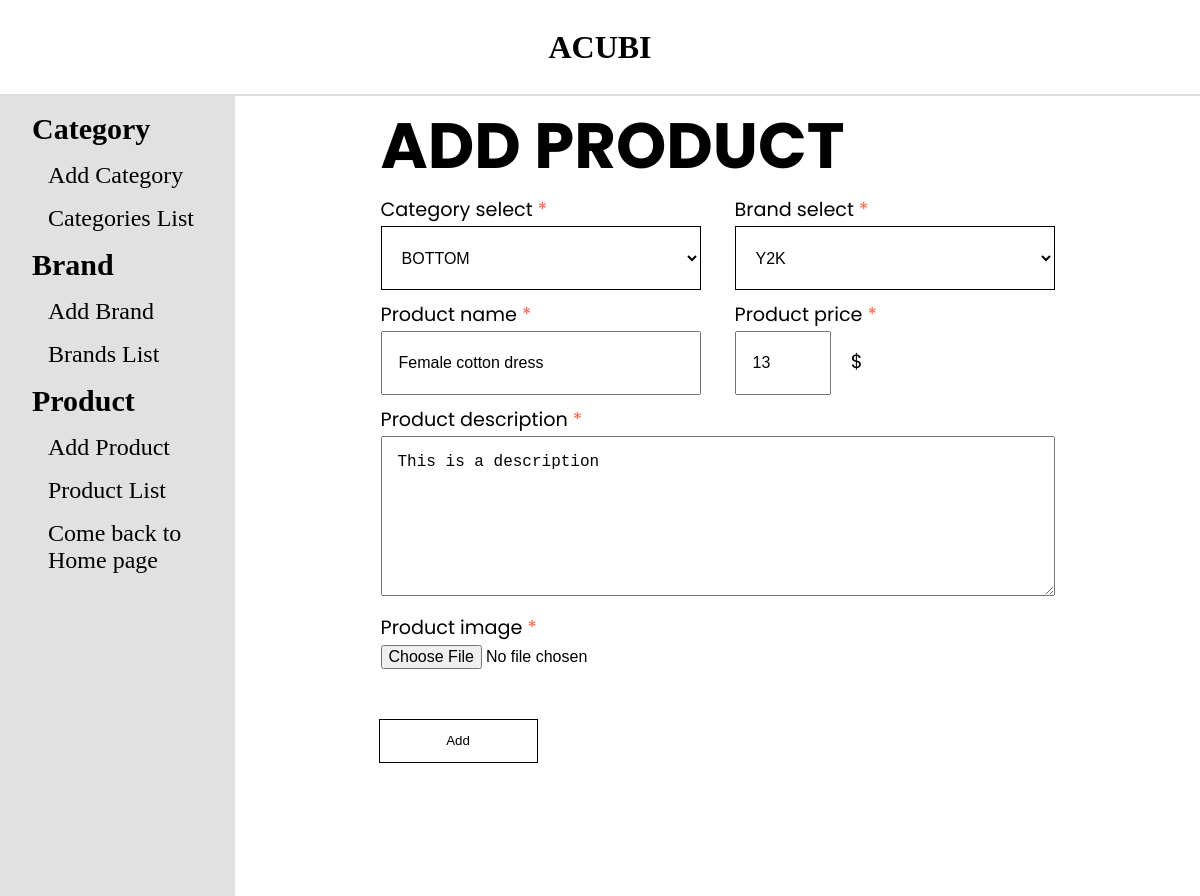
The app's page /admin/productedit.php?product_id=5 with its own data.
### tables this page shows
CREATE TABLE `tbl_product` (
  `product_id` int(11) NOT NULL,
  `category_id` int(11) NOT NULL,
  `brand_id` int(11) NOT NULL,
  `product_name` varchar(255) NOT NULL,
  `product_price` double NOT NULL,
  `product_desc` varchar(255) NOT NULL,
  `product_img` varchar(255) NOT NULL
);

### admin/database.php (called while the page is built, shortened)
<?php
class Database
{
    public $host = DB_HOST;
    public $user = DB_USER;
    public $pass = DB_PASS;
    public $dbname = DB_NAME;
    public $link;
    private function connectDB()
    {
        $this->link = new mysqli($this->host, $this->user, $this->pass, $this->dbname);
    }
    public function select($query)
    {
        $result = $this->link->query($query) or
            die($this->link->error . __LINE__);
        if ($result->num_rows > 0) {
            return $result;
        } else {
            return false;
        }
    }
}
?>

### admin/class/product_class.php (called while the page is built, shortened)
<?php
    include "database.php";
?>
<?php
class Product {
    private $db;
    public function __construct() {
        $this -> db = new Database();
    }
    public function getProduct($productId) {
        $query = "SELECT * from tbl_product WHERE product_id = '$productId'";
        $result = $this -> db -> select($query);
        return $result;
    }
    public function showCategory() {
        $query = "SELECT * from tbl_category ORDER BY category_id";
        $result = $this -> db -> select($query);
        return $result;
    }
    public function showBrand() {
        $query = "SELECT tbl_brand.*, tbl_category.category_name
        FROM tbl_brand INNER JOIN tbl_category ON tbl_brand.category_id = tbl_category.category_id
        ORDER BY tbl_brand.brand_id";
        $result = $this -> db -> select($query);
        return $result;
    }
}
?>

### admin/productedit.php (the view, shortened to what this page needs)
<?php
include 'header.php';
include 'sidebar.php';
include 'class/product_class.php';
?>
<?php
$product = new Product;
$productId = $_GET['product_id'];
$getProduct = $product -> getProduct($productId);
if ($getProduct) {
    $resultProduct = $getProduct -> fetch_assoc();
}
?>
<div class="right">
      <div class="product add">
        <form action="" method="POST" enctype="multipart/form-data">
            <table class="product-add">
                <tr>
                    <td colspan="2"><h1>ADD PRODUCT </h1></td>
                </tr>
                <tr>
                    <td>
                        <label for="category">Category select <span style="color:tomato">*</span></label>
                    </td>
                    <td>
                        <label for="brand">Brand select <span style="color:tomato">*</span></label>
                    </td>
                </tr>
                <tr>
                    <td>
                        <select name="categoryId" id="categorySelect" required>
                            <?php
                                $showCategory = $product -> showCategory();
                                if ($showCategory) {
                                    while ($resultCategory = $showCategory -> fetch_assoc()) {
                                ?>
                            <option
                                <?php
                                    if($resultProduct['category_id'] == $resultCategory['category_id']) {echo 'SELECTED';}
                                ?>
                                value="<?php echo $resultCategory['category_id'] ?>">
                                <?php
                                    echo $resultCategory['category_name']
                                ?>
                            </option>
                            <?php
                                }
                            }
                            ?>
                        </select>
                    </td>
                    <td>
                        <select name="brandId" id="brandSelect" required>
                            <?php
                                $showBrand = $product -> showBrand();
                                if ($showBrand) {
                                    while ($resultBrand = $showBrand -> fetch_assoc()) {
                                ?>
                            <option
                                <?php
                                    if($resultBrand['category_id'] == $resultProduct['category_id']) {echo 'SELECTED';}
                                ?>
                                value="<?php echo $resultBrand['brand_id'] ?>">
                                <?php
                                    echo $resultBrand['brand_name']
                                ?>
                            </option>
                            <?php
                                }
                            }
                            ?>
                        </select>
                        </td>
                </tr>
                <tr>
                    <td>
                        <label for="productName">Product name <span style="color:tomato">*</span></label>
                    </td>
                    <td>
                        <label for="productPrice">Product price <span style="color:tomato">*</span></label>
                    </td>
                </tr>
                <tr>
                    <td>
                        <input required ="text" name="productName" id=""
                        value = "<?php echo $resultProduct['product_name']?>">
                    </td>
                    <td>
                        <input required ="text" name="productPrice" id=""
                        value = "<?php echo $resultProduct['product_price']?>">
                        <span class="money"> $ </span>
                    </td>
                </tr>
                <tr>
                    <td>
                        <label for="productDesc">Product description <span style="color:tomato">*</span></label>
                    </td>
                </tr>
                <tr>
                    <td colspan="2">
                        <textarea name="productDesc" id="" cols="30" rows="10"><?php echo $resultProduct['product_desc']?></textarea>
                    </td>
                </tr>
                <tr>
                    <td>
                        <label for="producImg">Product image <span style="color:tomato">*</span></label>
                    </td>
                </tr>
                <tr>
                <td>
                    <input required type="file" name="productImg" id="productImg" accept="image/png, image/jpeg, image/pdf">
                </td>
                </tr>
            </table>
          <button type="submit">Add</button>
        </form>
      </div>
    </div>
  </section>
</body>
</html>

### admin/style.css (style rules this page uses)
* { margin: 0; padding: 0; box-sizing: border-box; color: black; outline: none; }
select { width: 20rem; height: 2rem; background: white; border: 0.5px solid; }
.admin-content .right { margin-left: 2rem; font-family: "Poppins"; display: flex; justify-content: center; }
.right { font-family: "Poppins"; }
.right h1 { text-align: left; font-size: 4rem; }
.right option { padding-left: 1rem; }
.right { display: flex; justify-content: center; width: 80%; }
.product-add th, .product-add td { padding-right: 2em; }
.product-add tr:nth-child(2n) td { padding-bottom: 0; }
.product-add input, .product-add select, .product-add textarea { display: inline-block; width: 20rem; height: 4rem; margin: 0rem 0 0.5rem 0; font-size: 1rem; padding: 1rem; }
.product-add select { padding-left: 1rem; }
.product-add textarea { padding: 1rem; height: 10rem; width: 100%; }
.product-add input[name="productPrice"] { width: 30%; margin-right: 0; }
span.money { padding-left: 1rem; font-size: 1.2rem; }
.product-add input[type="file"] { padding: 0; }
.product-add label { font-size: 1.2rem; }
.product.add button { padding: 1em 5em; border: 1px solid; background-color: transparent; }

### records on screen
tbl_product: productName "Female cotton dress", productPrice "13", productDesc "This is a description"

### other values on screen
form field categoryId "BOTTOM"
form field brandId "Y2K"
